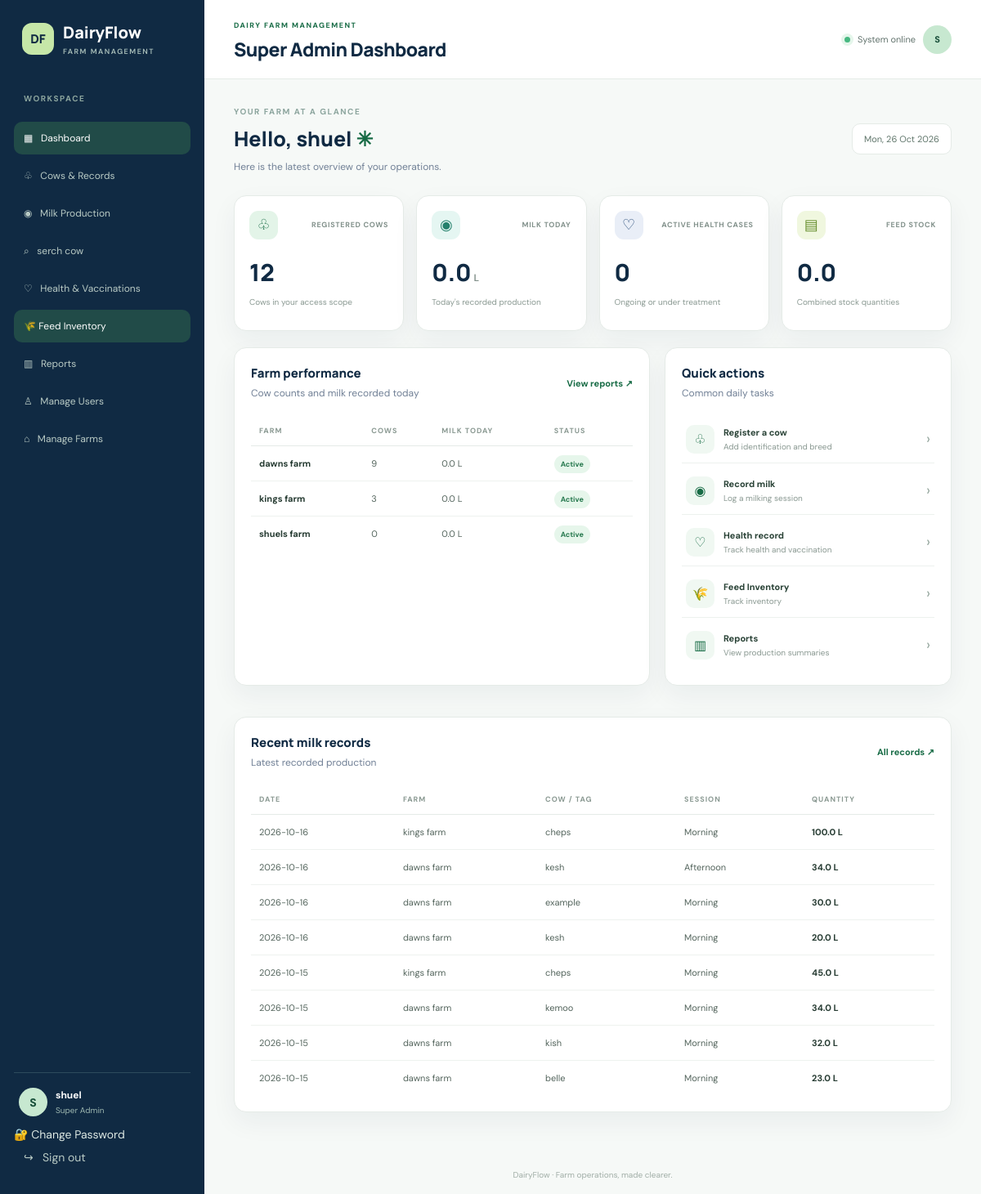
Page /super_admin.php (signed in) on the earlier database version.
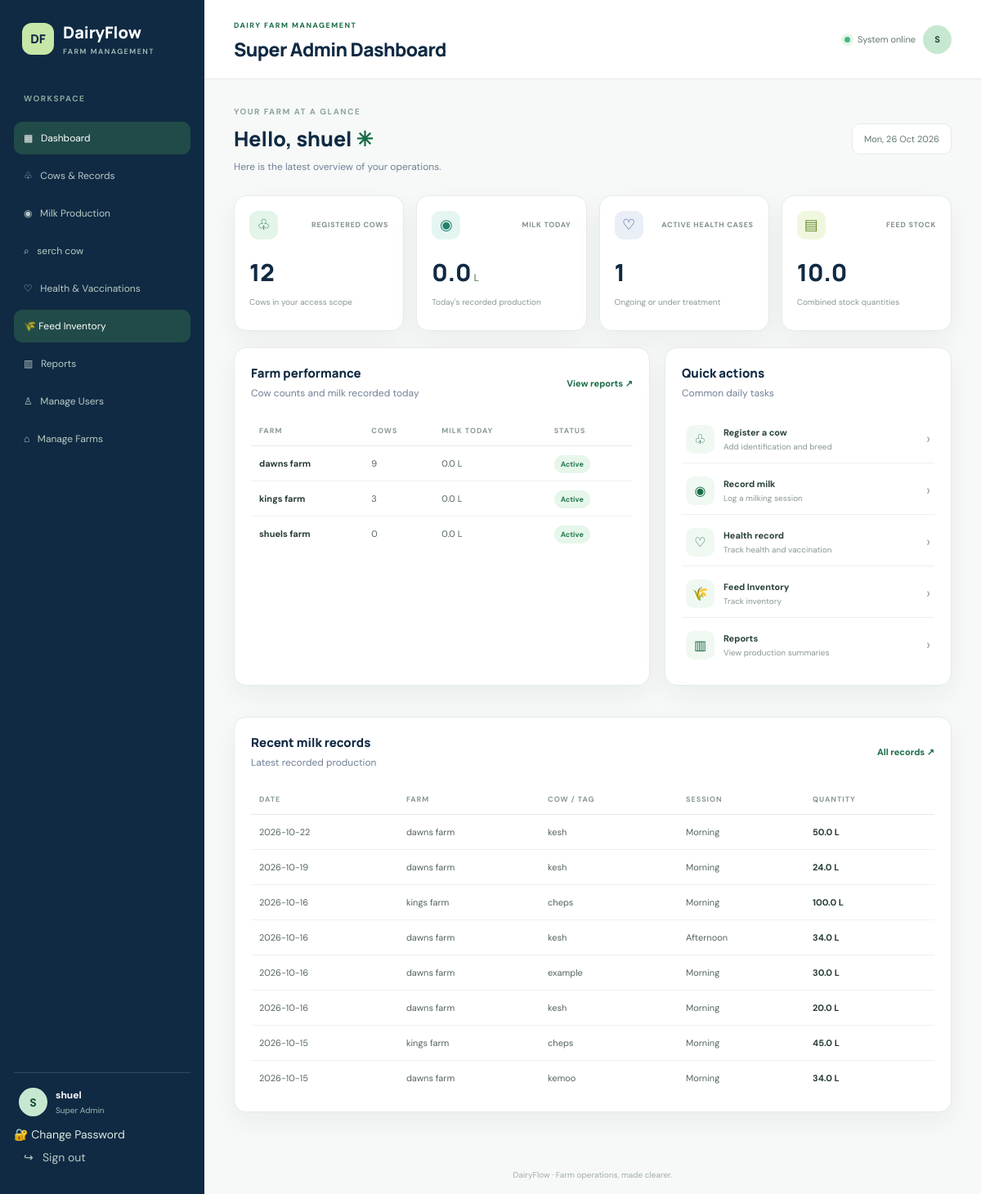
Same page on the later database version.
### tables this page shows
CREATE TABLE `farms` (
  `farm_id` int(11) NOT NULL,
  `farm_name` varchar(150) NOT NULL,
  `location` varchar(255) DEFAULT NULL,
  `contact_phone` varchar(30) DEFAULT NULL,
  `created_at` timestamp NOT NULL DEFAULT current_timestamp(),
  `status` enum('active','inactive') DEFAULT 'active'
);

CREATE TABLE `milk_production` (
  `production_id` int(11) NOT NULL,
  `farm_id` int(11) NOT NULL,
  `cow_id` int(11) DEFAULT NULL,
  `recorded_by` int(11) DEFAULT NULL,
  `production_date` date NOT NULL,
  `milking_session` enum('morning','afternoon','evening') NOT NULL,
  `quantity_litres` decimal(10,2) NOT NULL,
  `notes` text DEFAULT NULL,
  `created_at` timestamp NOT NULL DEFAULT current_timestamp()
);

CREATE TABLE `cows` (
  `cow_id` int(11) NOT NULL,
  `farm_id` int(11) NOT NULL,
  `tag_number` varchar(50) NOT NULL,
  `cow_name` varchar(100) DEFAULT NULL,
  `date_of_birth` date NOT NULL,
  `breed` varchar(100) DEFAULT NULL,
  `gender` enum('female','male') NOT NULL,
  `origin` enum('born_on_farm','acquired') NOT NULL DEFAULT 'acquired',
  `mother_id` int(11) DEFAULT NULL,
  `father_id` int(11) DEFAULT NULL,
  `status` enum('active','sick','pregnant','dry','sold','deceased') DEFAULT 'active',
  `notes` text DEFAULT NULL,
  `created_at` timestamp NOT NULL DEFAULT current_timestamp(),
  `manager_id` int(11) DEFAULT NULL
);

### super_admin.php (called while the page is built, shortened)
<?php
require_once __DIR__ . '/includes/auth.php';
$pageTitle = 'Super Admin Dashboard';
require __DIR__ . '/includes/dashboard.php';

### includes/auth.php (called while the page is built, shortened)
<?php
function e(?string $value): string
{
    return htmlspecialchars($value ?? '', ENT_QUOTES, 'UTF-8');
}

### includes/dashboard.php (the view, shortened to what the changed rows need)
<?php
require_once __DIR__ . '/auth.php';
$role = $_SESSION['role_name'];
$farmId = $_SESSION['farm_id'] ?? null;
$isSuperAdmin = $role === 'super_admin';
if ($isSuperAdmin) {
    $healthCount = (int)$pdo->query("
        SELECT COUNT(*)
        FROM health_records hr
        JOIN cows c ON c.cow_id = hr.cow_id
        WHERE hr.status IN ('ongoing', 'under_treatment')
    ")->fetchColumn();
    $farms = $pdo->query("
        SELECT f.farm_id, f.farm_name,
               COUNT(DISTINCT c.cow_id) AS cow_count,
               COALESCE((
                   SELECT SUM(mp.quantity_litres)
                   FROM milk_production mp
                   WHERE mp.farm_id = f.farm_id
                   AND mp.production_date = CURDATE()
               ), 0) AS milk_today
        FROM farms f
        LEFT JOIN cows c ON c.farm_id = f.farm_id
        GROUP BY f.farm_id, f.farm_name
        ORDER BY f.farm_name
    ")->fetchAll();
}
$feedSql = $isSuperAdmin
    ? "SELECT COALESCE(SUM(quantity), 0) FROM feed_stock"
    : "SELECT COALESCE(SUM(quantity), 0) FROM feed_stock WHERE farm_id = :farm";
$stmt = $pdo->prepare($feedSql);
$stmt->execute($isSuperAdmin ? [] : ['farm' => $farmId ?: 0]);
$feedStock = (float)$stmt->fetchColumn();
if ($isSuperAdmin) {
    $milkSql = "
        SELECT mp.*, f.farm_name, c.tag_number, c.cow_name
        FROM milk_production mp
        JOIN farms f ON f.farm_id = mp.farm_id
        LEFT JOIN cows c ON c.cow_id = mp.cow_id
        ORDER BY mp.production_id DESC
        LIMIT 8
    ";
    $stmt = $pdo->query($milkSql);
}
$recentMilk = $stmt->fetchAll();
$pageTitle = $pageTitle ?? 'Dashboard';
$firstName = explode(' ', trim($_SESSION['full_name']))[0] ?? 'there';
?>
<!DOCTYPE html>
<html lang="en">
<head>
    <link rel="stylesheet" href="assets/style.css">
</head>
<body>
    <div class="app-shell">
        <main class="main-area">
            <header class="topbar">
                <div>
                    <h1><?= e($pageTitle) ?></h1>
                </div>
            </header>
            <div class="content">
                <div class="welcome-row">
                    <div>
                        <h2>Hello, <?= e($firstName) ?> <span class="wave">✳</span></h2>
                    </div>
                </div>
                <div class="metric-grid">
                    <article class="metric-card">
                        <div class="metric-top"><span class="metric-icon navy">♡</span><span class="metric-label">ACTIVE HEALTH CASES</span></div>
                        <div class="metric-number"><?= number_format($healthCount) ?></div>
                        <p class="metric-foot">Ongoing or under treatment</p>
                    </article>
                    <article class="metric-card">
                        <div class="metric-top"><span class="metric-icon lime">▤</span><span class="metric-label">FEED STOCK</span></div>
                        <div class="metric-number"><?= number_format($feedStock, 1) ?></div>
                        <p class="metric-foot">Combined stock quantities</p>
                    </article>
                </div>
                <?php if ($role === 'store_manager'): ?>
                    <div class="section-grid">
                        <section class="panel panel-wide">
                            <h3>Store manager workspace</h3>
                            <p class="muted">Manage feed inventory, milk stock movements, calf allocations and inventory reports.</p>
                            <div class="quick-actions">
                                <a href="feeds.php"><span class="action-icon">▤</span><span><strong>Manage feed stock</strong><small>Record purchases and feed usage</small></span><b>›</b></a>
                                <a href="milk.php"><span class="action-icon">◉</span><span><strong>Review milk records</strong><small>Check production and allocations</small></span><b>›</b></a>
                                <a href="reports.php"><span class="action-icon">▥</span><span><strong>Inventory reports</strong><small>Review available stock and movements</small></span><b>›</b></a>
                            </div>
                        </section>
                    </div>
                <?php else: ?>
                    <div class="section-grid">
                        <section class="panel panel-wide">
                            <?php if (!$farms): ?>
                                <div class="empty-state"><strong>No farm records yet</strong>
                                    <p>Create a farm before registering cows and production.</p>
                                </div>
                            <?php else: ?>
                                <div class="table-wrap">
                                    <table>
                                        <thead>
                                            <tr>
                                                <th>FARM</th>
                                                <th>COWS</th>
                                                <th>MILK TODAY</th>
                                                <th>STATUS</th>
                                            </tr>
                                        </thead>
                                        <tbody>
                                            <?php foreach ($farms as $farm): ?>
                                                <tr>
                                                    <td><strong><?= e($farm['farm_name']) ?></strong></td>
                                                    <td><?= number_format((int)$farm['cow_count']) ?></td>
                                                    <td><?= number_format((float)$farm['milk_today'], 1) ?> L</td>
                                                    <td><span class="pill pill-green">Active</span></td>
                                                </tr>
                                            <?php endforeach; ?>
                                        </tbody>
                                    </table>
                                </div>
                            <?php endif; ?>
                        </section>
                    </div>
                <?php endif; ?>
                <section class="panel recent-panel">
                    <?php if (!$recentMilk): ?>
                        <div class="empty-state compact">
                            <p>No milk records have been entered yet.</p>
                        </div>
                    <?php else: ?>
                        <div class="table-wrap">
                            <table>
                                <thead>
                                    <tr>
                                        <th>DATE</th><?php if ($isSuperAdmin): ?><th>FARM</th><?php endif; ?><th>COW / TAG</th>
                                        <th>SESSION</th>
                                        <th>QUANTITY</th>
                                    </tr>
                                </thead>
                                <tbody>
                                    <?php foreach ($recentMilk as $record): ?>
                                        <tr>
                                            <td><?= e($record['production_date']) ?></td>
                                            <?php if ($isSuperAdmin): ?><td><?= e($record['farm_name']) ?></td><?php endif; ?>
                                            <td><?= e($record['cow_name'] ?: $record['tag_number'] ?: 'Farm total') ?></td>
                                            <td><?= e(ucfirst($record['milking_session'])) ?></td>
                                            <td><strong><?= number_format((float)$record['quantity_litres'], 1) ?> L</strong></td>
                                        </tr>
                                    <?php endforeach; ?>
                                </tbody>
                            </table>
                        </div>
                    <?php endif; ?>
                </section>
            </div>
        </main>
    </div>
</body>
</html>

Differences in the rows shown:
no longer on this page (row unchanged): milk_production: production_date "2026-10-15", farm.farm_name "dawns farm", cow.cow_name "kish", milking_session "Morning", quantity_litres "32.0"
no longer on this page (row unchanged): milk_production: production_date "2026-10-15", farm.farm_name "dawns farm", cow.cow_name "belle", milking_session "Morning", quantity_litres "23.0"
added milk_production: production_date "2026-10-22", farm.farm_name "dawns farm", cow.cow_name "kesh", milking_session "Morning", quantity_litres "50.0"
added milk_production: production_date "2026-10-19", farm.farm_name "dawns farm", cow.cow_name "kesh", milking_session "Morning", quantity_litres "24.0"
Other differences:
$healthCount: "0" → "1"
$feedStock: "0.0" → "10.0"
